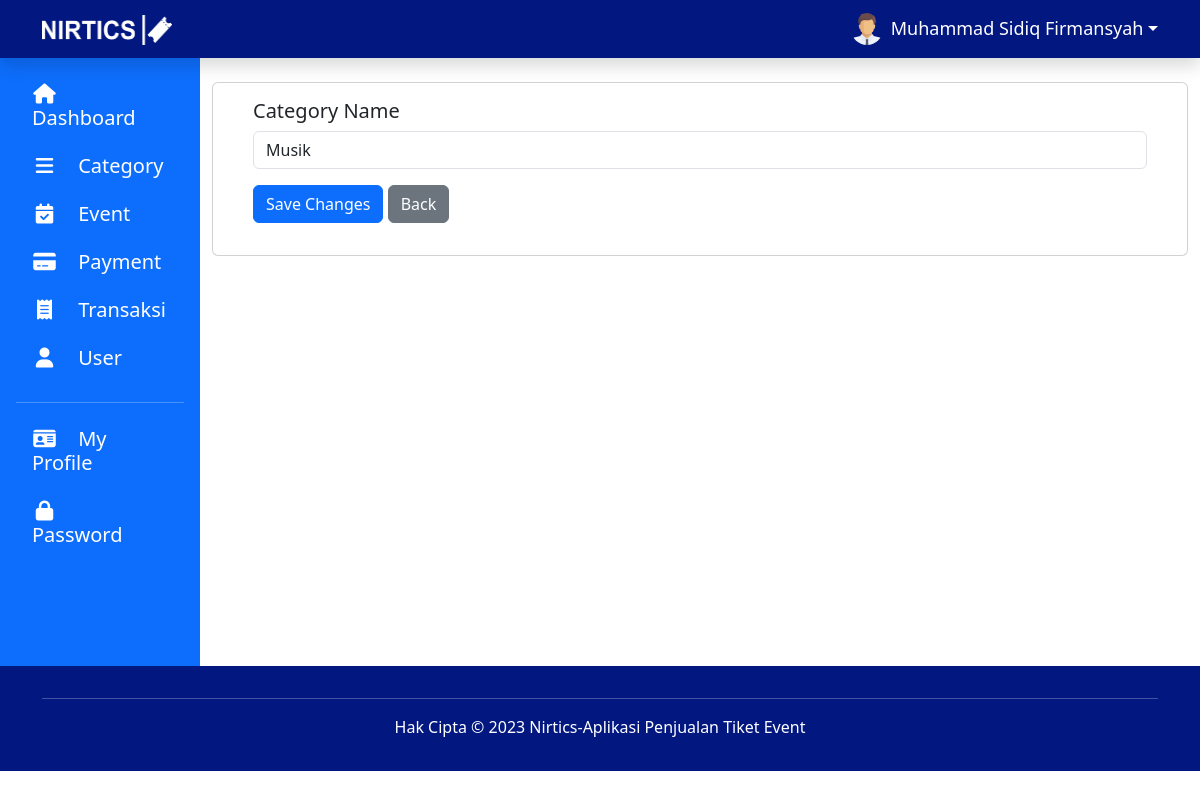
Screenshot of /admin/categoryEdit.php?id_kategori=1 (signed in) with the database file from the repository.
### tables this page shows
CREATE TABLE `user` (
  `id_user` int(5) NOT NULL,
  `fullname` varchar(100) NOT NULL,
  `username` varchar(100) NOT NULL,
  `email` varchar(100) NOT NULL,
  `no_hp` varchar(15) DEFAULT NULL,
  `foto` varchar(100) DEFAULT 'default.png',
  `password` varchar(100) NOT NULL,
  `date_join` datetime DEFAULT NULL,
  `level` enum('admin','user') DEFAULT NULL
);

CREATE TABLE `kategori` (
  `id_kategori` int(5) NOT NULL,
  `nama` varchar(100) NOT NULL
);

### admin/categoryEdit.php (the view, shortened to what this page needs)
<?php
$id = $_SESSION['id'];
if (!empty($_SESSION['status'])) {
    include "layout/header.php";
?>
    <main>
        <div class="container-fluid" style="min-height: 76vh;">
            <div class="row" text-center mb-3>
                <?php include "sidebar.php" ?>
                <div class="col-lg-10 mt-4">
                    <?php
                    include "../lib/koneksi.php";
                    $id_kategori = $_GET['id_kategori'];
                    $sql = "SELECT * FROM kategori where id_kategori=$id_kategori;";
                    $result = mysqli_query($link, $sql);
                    $data = mysqli_fetch_assoc($result);
                    ?>
                    <div class="container">
                        <div class="row">
                            <div class="card mb-3">
                                <div class="card-body">
                                    <div class="container">
                                        <div class="row">
                                            <form method="POST" action="categoryEditAct.php">
                                                <div class="mb-3">
                                                    <label for="nama" class="form-label">
                                                        <h5 class="m-0">Category Name</h5>
                                                    </label>
                                                    <input type="text" class="form-control" id="nama" name="nama" value="<?php echo $data['nama']; ?>" required>
                                                </div>
                                                <div class="text-start mt-3 mb-3">
                                                    <button type="submit" class="btn btn-primary">Save Changes</button>
                                                    <a href="category.php" class="btn btn-secondary">Back</a>
                                                </div>
                                            </form>
                                        </div>
                                    </div>
                                </div>
                            </div>
                        </div>
                    </div>
                </div>
            </div>
        </div>
    </main>
<?php
    include "layout/footer.php";
} else {
    header('Location: ../login.php');
}
?>

### admin/layout/header.php (shortened to what this page needs)
<!DOCTYPE html>
<html lang="en">
<head>
    <link rel="stylesheet" href="layout/stylesheet.css" type="text/css" />
    <link rel="stylesheet" link href="https://cdn.jsdelivr.net/npm/bootstrap@5.3.0/dist/css/bootstrap.min.css">
    <link rel="stylesheet" href="https://cdnjs.cloudflare.com/ajax/libs/font-awesome/6.4.0/css/all.min.css">
</head>
<body>
    <header>
        <?php include "../lib/koneksi.php";
        $query = mysqli_query($link, "SELECT * FROM user where id_user = '$id'");
        $data = mysqli_fetch_assoc($query);
        ?>
        <nav class="navbar navbar-expand-lg navbar-dark shadow">
            <div class="container">
                <a class="navbar-brand col-ms-3" href="dashboard.php">
                    <img src="../assets/logo.png" width="130" height="30">
                </a>
                <div class="collapse navbar-collapse justify-content-end" id="navbarNav">
                    <ul class="navbar-nav">
                        <li class="nav-item my-auto">
                            <div class="dropdown">
                                <a href="#" class="d-flex align-items-center text-white text-decoration-none dropdown-toggle" id="avatar" data-bs-toggle="dropdown" aria-expanded="false">
                                    <img src="../assets/<?php echo $data['foto'] ?>" alt="" width="32" height="32" class="rounded-circle me-2">
                                    <?php echo $data['fullname'] ?>
                                </a>
                            </div>
                        </li>
                    </ul>
                </div>
            </div>
        </nav>
    </header>

### admin/layout/stylesheet.css (style rules this page uses)
.navbar { background-color: #021780; font-size: large; font-weight: 400; }
.navbar .nav-item { padding-left: 1rem; }
.btn { position: relative; }

### admin/layout/header.php (style rules this page uses)
body { font-family: 'Segoe UI', sans-serif; }

### rows the page displays
user: foto (placeholder picture), fullname "Muhammad Sidiq Firmansyah"
kategori: nama "Musik"
